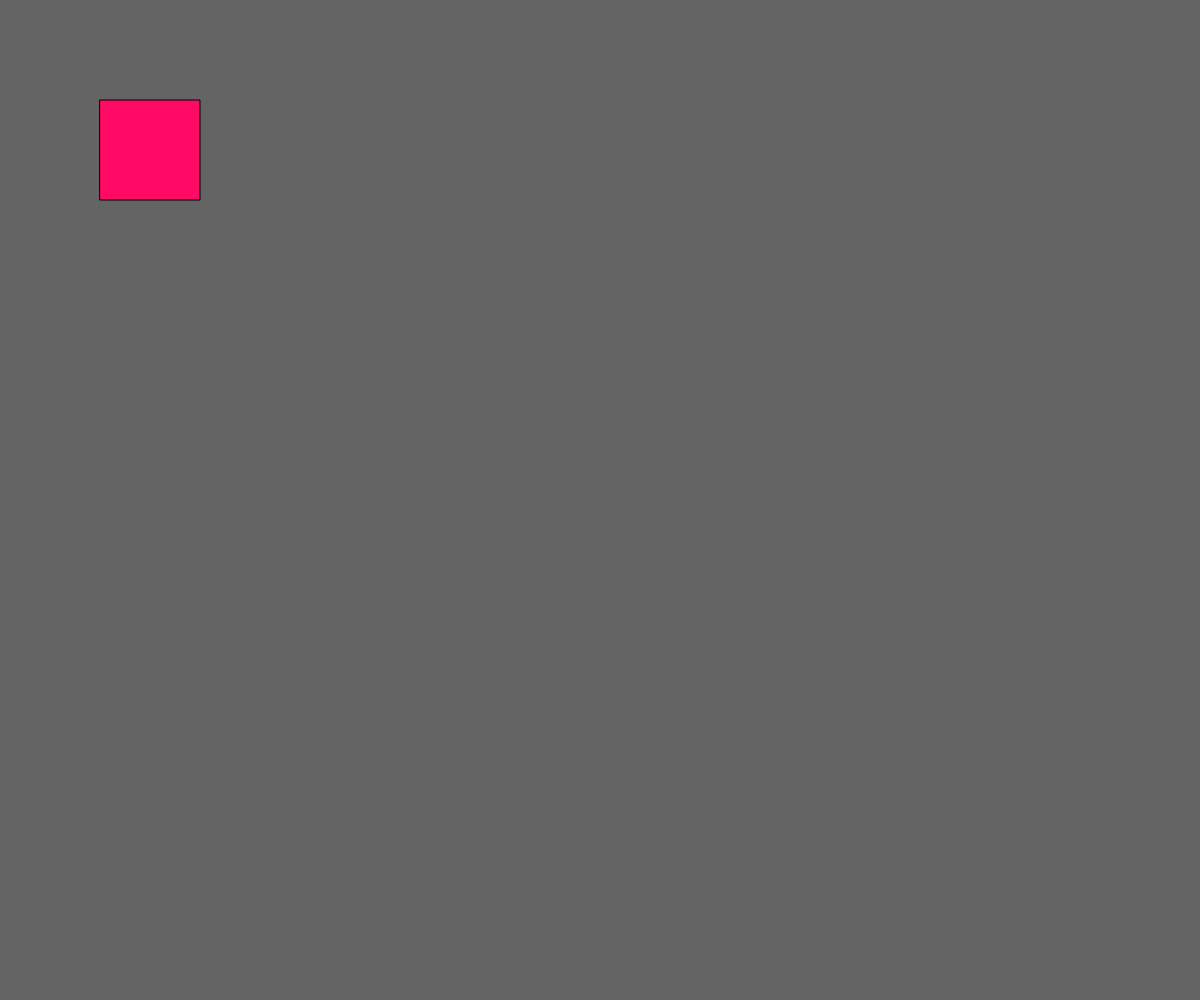
Frame 1 (no input)
Frame 60 (no input): identical to frame 1, image omitted
Frame 120 (the mouse pressed at the canvas centre since frame 60): identical to frame 1, image omitted

The p5.js sketch that drew this single still picture (run headless with seeded random() and noise() and a simulated clock; from frame 60 on, the mouse is pressed at the canvas centre):

// p5.js sketch
// ── sketch.js
//How would you translate lines 2-8  to JSON?
var rectX = 100;
var rectY = 100;
var rectSize = 100;
var rectTop = 0;
var rectBotton = 0;
var rectLeft = 0;
var rectRight = 0;

//HINT: The variable below (line 11) can stay and be used as normal throughout the code (no need to translate this to JSON)
var colR=100;

function setup(){
    createCanvas(windowWidth, windowHeight);
}

function draw(){
    background(100);
    
    //How would you translate lines 21-24  to JSON (how do you pull the values from up top here and override them)?
    var rectTop = rectY;
    var rectBottom = rectY + rectSize;
    var rectLeft = rectX;
    var rectRight = rectX + rectSize;
    
    //How would you translate the variables below to pull values out of JSON above (in lines 27-35)?
    if(mouseX > rectLeft && mouseX < rectRight && mouseY > rectTop && mouseY < rectBottom){
        // HINT: Remember, you still have a "colR" variable up there so no need to translate that below (lines 25 and 27)
        colR = 0;   
    }else{
        colR = 255;   
    }
        fill(colR, 10, 100);
        // But the variables below do need some help/changing
        rect(rectX, rectY, rectSize, rectSize);  
    
}
